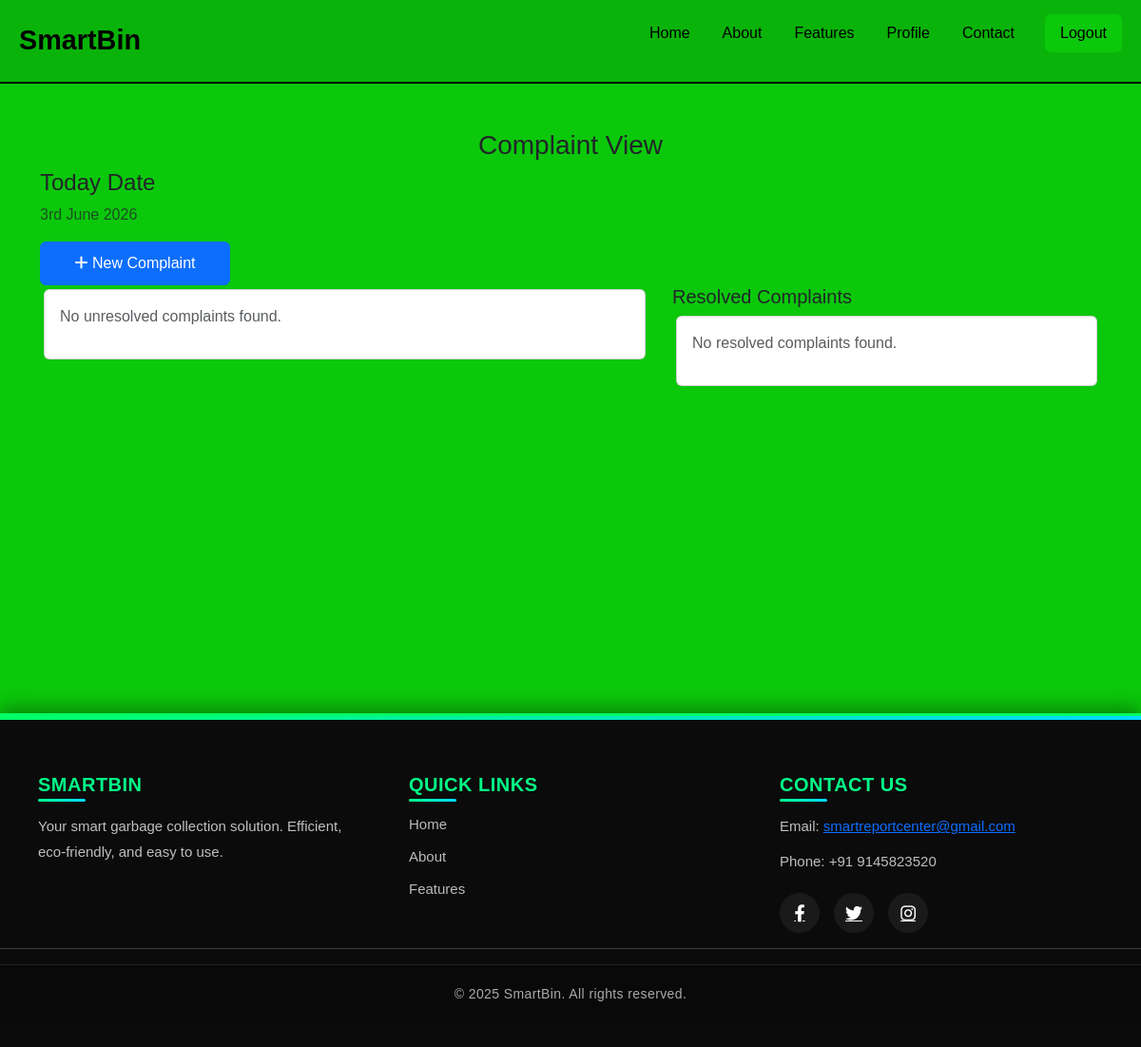
The page /complaint/ on the database as committed earlier.
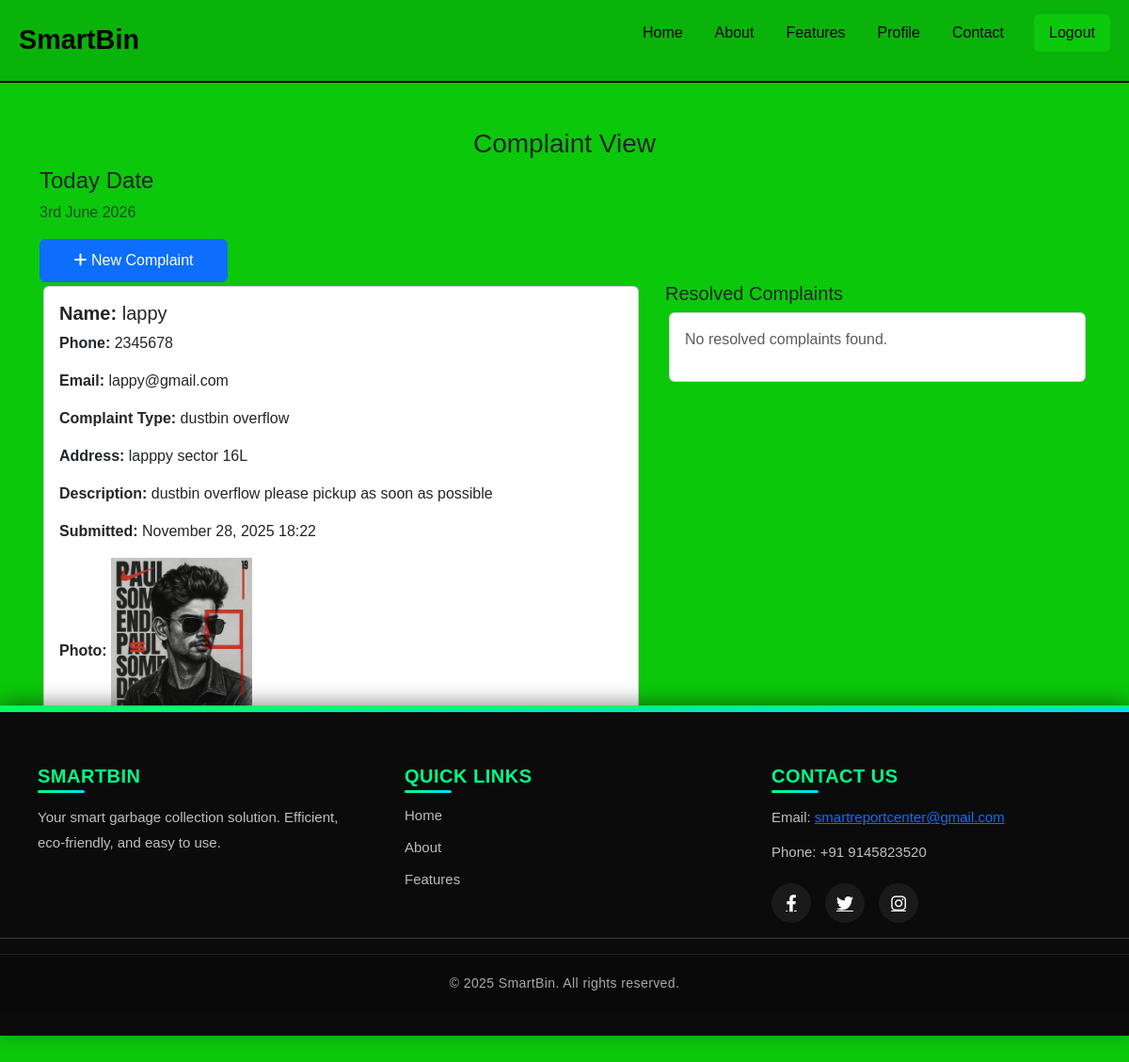
The same page on the database as committed later.
### Smartbin_App/models.py (models this page shows, shortened)
class Complaint(models.Model):
    name = models.CharField(max_length=100)
    phone_no = models.CharField(max_length=10, unique=True)
    email_id = models.EmailField(max_length=100, unique=True)
    address = models.CharField(max_length=100, blank=True)
    complaint_type = models.CharField(max_length=100)
    photo = models.ImageField(upload_to='user_photos',blank=True, null=True)
    description = models.TextField()
    is_resolved = models.BooleanField(default=False)
    created_at = models.DateTimeField(auto_now_add=True)
    updated_at = models.DateTimeField(auto_now=True)

### SmartBin_Project/views.py (the view)
# urls.py: path('complaint/', views.complaint_list, name='complaint_list'),
def complaint_list(request):
    complaints = Complaint.objects.filter(is_resolved=False).order_by('-created_at')
    resolved_complaints = Complaint.objects.filter(is_resolved=True).order_by('-updated_at')
    context = {
        'complaints': complaints,
        'resolved_complaints': resolved_complaints,
        }
    return render(request, 'complaintviews.html', context)

### Smartbin_App/templates/html/complaintviews.html (shortened to what the changed rows need)
{% load static %}
<!DOCTYPE html>
<html lang="en">
<head>
    <link href="https://cdn.jsdelivr.net/npm/bootstrap@5.3.0-alpha1/dist/css/bootstrap.min.css" rel="stylesheet">
    <link rel="stylesheet" href="https://cdnjs.cloudflare.com/ajax/libs/font-awesome/4.7.0/css/font-awesome.min.css">
    <link rel="stylesheet" href="{% static 'css/navbar.css' %}">
    <link rel="stylesheet" href="{% static 'css/footer.css' %}">
</head>
<body>
     {% include 'navbar.html' %}
    <div class="container">
        <div class="row">
            <div class="col-md-7 col-lg-7" style="height: 450px; overflow: scroll;">
                {% if complaints %}
                  {% for complaint in complaints %}
                  <div class="card m-1">
                      <div class="card-body">
                         <h5><strong>Name:</strong> {{ complaint.name }}</h5>
                          <p><strong>Phone:</strong> {{ complaint.phone_no }}</p>
                          <p><strong>Email:</strong> {{ complaint.email_id }}</p>
                          <p><strong>Complaint Type:</strong> {{ complaint.complaint_type }}</p>
                          <p><strong>Address:</strong> {{ complaint.address|default:"Not provided" }}</p>
                          <p><strong>Description:</strong> {{ complaint.description }}</p>
                          <p><strong>Submitted:</strong> {{ complaint.created_at|date:"F d, Y H:i" }}</p>
                          {% if complaint.photo %}
                            <p><strong>Photo:</strong> <img src="{{ complaint.photo.url }}" alt="Complaint photo" style="max-width: 200px; max-height: 200px;"></p>
                          {% endif %}
                      </div>
                  </div>
                  {% endfor %}
                {% else %}
                  <div class="card m-1">
                    <div class="card-body">
                      <p class="text-muted">No unresolved complaints found.</p>
                    </div>
                  </div>
                {% endif %}
            </div>
        </div>
    </div>
    {% include 'footer.html' %}
</body>
</html>

Rows that differ between the two databases and show on the page:
added Complaint: name "lappy", phone_no "2345678", email_id "lappy@gmail.com", complaint_type "dustbin overflow", address "lapppy sector 16L", description "dustbin overflow please pickup as soon as possible", created_at "November 28, 2025 18:22", photo (picture)
Other text that changed with them:
text no longer shown: "No unresolved complaints found."
